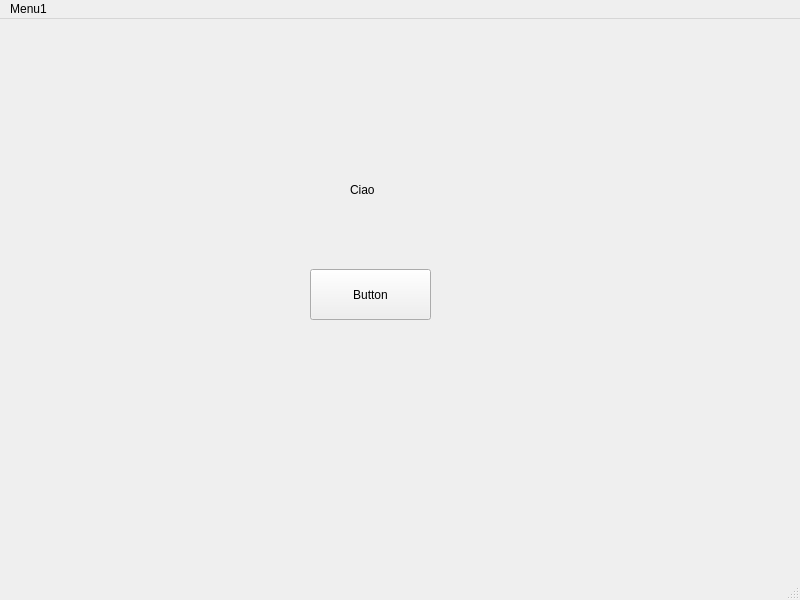
<?xml version="1.0" encoding="UTF-8"?>
<ui version="4.0">
 <class>MainWindow</class>
 <widget class="QMainWindow" name="MainWindow">
  <property name="geometry">
   <rect>
    <x>0</x>
    <y>0</y>
    <width>800</width>
    <height>600</height>
   </rect>
  </property>
  <property name="windowTitle">
   <string>MainWindow</string>
  </property>
  <widget class="QWidget" name="centralwidget">
   <widget class="QPushButton" name="pushButton">
    <property name="geometry">
     <rect>
      <x>310</x>
      <y>250</y>
      <width>121</width>
      <height>51</height>
     </rect>
    </property>
    <property name="text">
     <string>Button</string>
    </property>
   </widget>
   <widget class="QLabel" name="label">
    <property name="geometry">
     <rect>
      <x>350</x>
      <y>150</y>
      <width>111</width>
      <height>41</height>
     </rect>
    </property>
    <property name="text">
     <string>Ciao</string>
    </property>
   </widget>
  </widget>
  <widget class="QMenuBar" name="menubar">
   <property name="geometry">
    <rect>
     <x>0</x>
     <y>0</y>
     <width>800</width>
     <height>26</height>
    </rect>
   </property>
   <widget class="QMenu" name="menuMenu1">
    <property name="title">
     <string>Menu1</string>
    </property>
    <addaction name="actionNew"/>
    <addaction name="actionCancel"/>
   </widget>
   <addaction name="menuMenu1"/>
  </widget>
  <widget class="QStatusBar" name="statusbar"/>
  <action name="actionNew">
   <property name="text">
    <string>New</string>
   </property>
  </action>
  <action name="actionCancel">
   <property name="text">
    <string>Cancel</string>
   </property>
  </action>
 </widget>
 <resources/>
 <connections/>
</ui>
